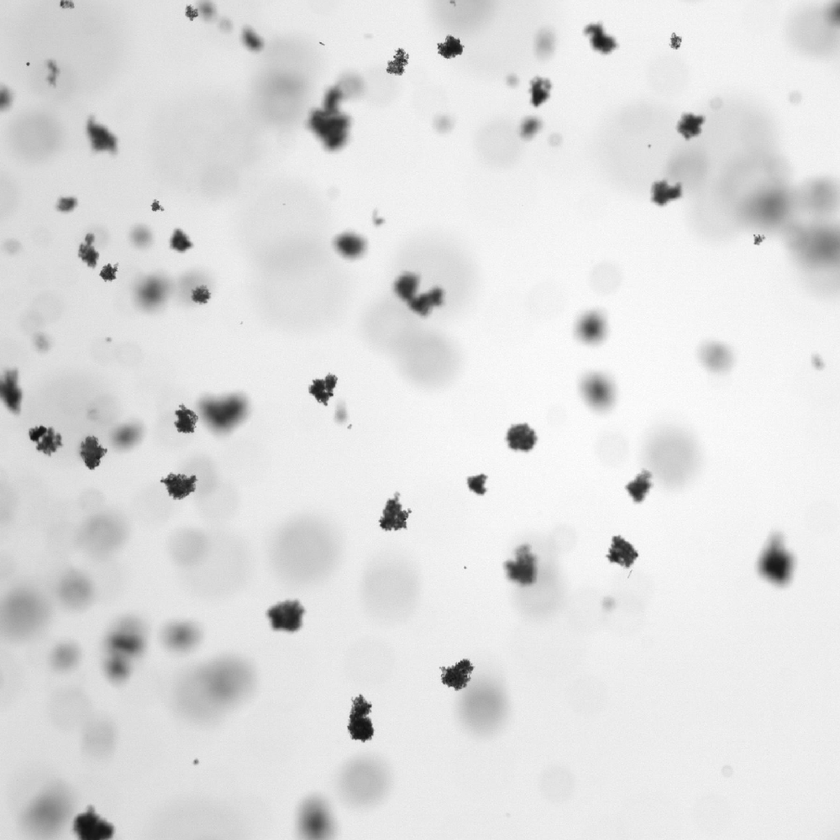
#> input picture safas/data/brightmudflocs.png, 840 x 840 px, shrunk from 1000 x 1000 before the run
$ python imfilter.py   (older library calls are emulated)
#> lines starting #> are read from the running program, lines starting #| are printed output that depends on the picture; after the words box and inside, x2 and y2 are one past the last pixel; in counts of white or black regions, pixels touching at a corner belong together
### safas/data/__init__.py
"""
Load test images.

Note: this is the same loader mechanism used by scikit-image
See: https://github.com/scikit-image/scikit-image/blob/main/skimage/data/__init__.py
"""

# [4 lines of commented-out code are left out]
import pandas as pd

import os
data_dir = os.path.abspath(os.path.dirname(__file__))

__all__ = ['mudflocs']


def _load(f, as_gray=False):
    """Load an image file located in the data directory.

    Args:
        f (str):         File name.
        as_gray (bool):  optional, True if conversion of the image to grayscale is needed.

    Returns:
        (ndarray):       Image loaded from ``safas.data_dir``.
    """
    # importing io is quite slow since it scans all the backends
    # we lazy import it here
    from skimage.io import imread
    return imread(os.path.join(data_dir, f), plugin='pil', as_gray=as_gray)


# [29 lines left out: functions noisy, mudflocs, clayflocs, not called in this run]


def brightmudflocs():
    """fetches brightmudflocs image.

    Returns:
        Gray-level "clayflocs" image. Example image of clay flocs in settling colum.
        Brighter light source w. mean approx. 225 on uint8 scale.
        camera : (1000, 1000, 3) uint8 ndarray
        brightmudflocs image.
    """
    return _load("brightmudflocs.png")
#> in _load, returned value is the input picture: shape (840, 840, 3); min 17, max 255, mean 222.9


# [30 lines left out: functions clearfloc, noisyfloc, por_flocs, not called in this run]

### safas/filters/imfilters_module.py
# -*- coding: utf-8 -*-
"""

filter components that can be used in signal chain

"""

import cv2
from skimage.measure import regionprops
import numpy as np

from safas import data

import matplotlib.pyplot as plt
import matplotlib
matplotlib.use("Qt5Agg")


def focus_filter(labels, img, edge_thresh=30, edge_dist=2, **kwargs):
    """ remove out of focus flocs by combining labels and gradient images """
    grad = cal_grad_img(img, edge_thresh=edge_thresh)
    labels = perim_filter(labels, grad, edge_dist=edge_dist)

    return labels


def perim_filter(labels, grad, edge_dist=5, show=False, **kwargs):
    """ remove out of focus flocs by combining labels and gradient images
    """
    perim = np.zeros_like(labels, dtype=np.uint8)
    perim[labels > 0] = 255
    kernel = np.ones((edge_dist, edge_dist), np.uint8)
    erosion = perim.copy()
    erosion = cv2.erode(erosion, kernel, iterations=1)
    perim -= erosion

    # convet to bool for & operation
    perimb = perim > 0
    gradb = grad > 0

    fmask = perimb & gradb

    # erode flood mask to remove marginally focused
    kernel = np.ones((1, 1), np.uint8)
    fmask_er = fmask.astype(np.uint8).copy() * 255
    fmask_er = cv2.morphologyEx(fmask_er, cv2.MORPH_OPEN, kernel)

    P = regionprops(labels)
    out = np.zeros_like(labels, np.uint8)

    for p in P:
        xy = p.coords
        if fmask_er[xy[:, 0], xy[:, 1]].any():
            out[xy[:, 0], xy[:, 1]] = p.label

    if show:
        f, ax = plt.subplots(1, 3)
        ax[0].imshow(perimb)
        ax[1].imshow(fmask)
        ax[2].imshow(out)

    return out


def cal_grad_img(img, edge_thresh=30):
    # calculate the gradient image
    scale = 1
    delta = 0
    ddepth = cv2.CV_16S

    grad_x = cv2.Sobel(img, ddepth, 1, 0, ksize=3, scale=scale, delta=delta, borderType=cv2.BORDER_DEFAULT)
    grad_y = cv2.Sobel(img, ddepth, 0, 1, ksize=3, scale=scale, delta=delta, borderType=cv2.BORDER_DEFAULT)
    abs_grad_x = cv2.convertScaleAbs(grad_x)
    abs_grad_y = cv2.convertScaleAbs(grad_y)

    grad = cv2.addWeighted(abs_grad_x, 0.5, abs_grad_y, 0.5, 0)
    N, filt = cv2.threshold(grad, edge_thresh, 255, cv2.THRESH_BINARY)
    return filt


def clearedge_filter(labels):
    """ clear objects touching edge """
    x = np.arange(0, labels.shape[1])
    y = np.arange(0, labels.shape[0])

    # values on the edges, these objects will be filled
    vals = np.array(labels[y[0], x])
    vals = np.append(vals, labels[y, x[0]])
    vals = np.append(vals, labels[y, x[-1]])
    vals = np.append(vals, labels[y[-1], x])

    for v in np.unique(vals):
        labels[np.where(labels == v)] = 0
    return labels


def prethresh_filter(img, img_thresh=90, **kwargs):
    """ convert to grayscale, gaussian blur, apply threshold, label
    note: THRESH_BINARY_INV for dark objects in bright field """
    if img.ndim == 3:
        img2 = cv2.cvtColor(img, cv2.COLOR_BGR2GRAY)
    if img.ndim == 2:
        img2 = img.copy()

    img2 = cv2.GaussianBlur(img2, (3, 3), 0)
    ret, thresh = cv2.threshold(img2, img_thresh, 255, cv2.THRESH_BINARY_INV)

    return thresh, img2


# [34 lines left out: function marker_based_watershed, not called in this run]


def add_contours(img, labels, contour_color, contour_thickness=1, **kwargs):
    ret, thresh = cv2.threshold(labels.astype(np.uint8), 1, 255, cv2.THRESH_BINARY)
    contours, hierarchy = cv2.findContours(thresh, cv2.RETR_TREE, cv2.CHAIN_APPROX_SIMPLE)
    contourimg = cv2.drawContours(img, contours, -1, contour_color, contour_thickness)

    return contourimg


# [18 lines that do not run on import are left out]

### safas/filters/sobel_focus/imfilter.py
# -*- coding: utf-8 -*-
"""

"sobel_focus" filter

The sobel operator is used to produce a gradient image that may be used to
filter out-of focus flocs.

Notes:
* the focus and clear edge filters should be optimized.

"""
# import os
# import time
import numpy as np
# import copy
import cv2

import matplotlib.pyplot as plt
from safas import data

from safas.filters.imfilters_module import (focus_filter,
                                            prethresh_filter,
                                            clearedge_filter,
                                            add_contours)

# 2 dict to setup the GUI control
#   values are: [type, [MIN, MAX, DEFAULT]]
define_args = {'img_thresh': [np.int, [0, 255, 120]],
               'edge_thresh': [np.int, [0, 255, 120]],
               'edge_distance': [np.int, [0, 9, 1]],
               'apply_focus_filter': [np.bool, [True, False, True]],
               'apply_clearedge_filter': [np.bool, [True, False, True]],
               'contour_thickness': [np.int, [1, 4, 1]]}


# 3 must have a setup function. keep pattern as some filters require setup.
def setup():
    return None


def imfilter(src,
             img_thresh=100,
             edge_thresh=40,
             edge_distance=2,
             apply_focus_filter=True,
             apply_clearedge_filter=True,
             contour_thickness=1,
             contour_color=(0, 255, 0),
             **kwargs):
    thresh, gray = prethresh_filter(src.copy(), img_thresh)
#> in prethresh_filter, `ret, thresh = cv2.threshold(img2, img_thresh, 255, cv2.THRESH_BINARY_I..`:
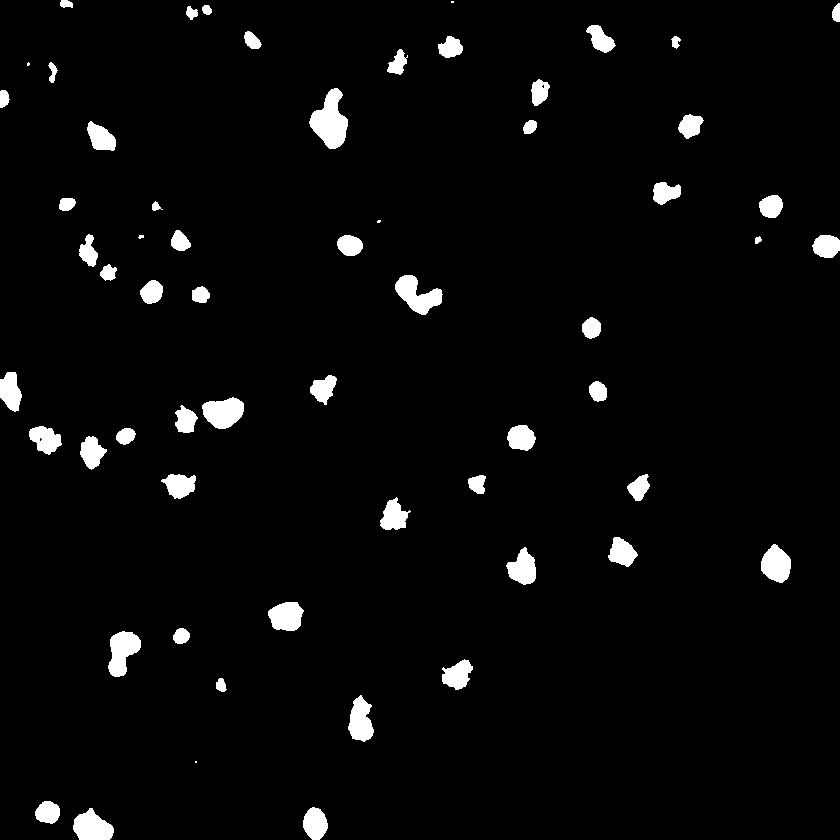
#> thresh: shape (840, 840); 3.4% white; 60 white regions (5 under 20 px), largest, box (x1, y1, x2, y2) and area: (309, 88, 348, 149) 1406, (395, 275, 443, 315) 1012, (108, 631, 141, 677) 967
#> in prethresh_filter, `ret, thresh = cv2.threshold(img2, img_thresh, 255, cv2.THRESH_BINARY_I..`: ret = 150
    ret, labels = cv2.connectedComponents(thresh)
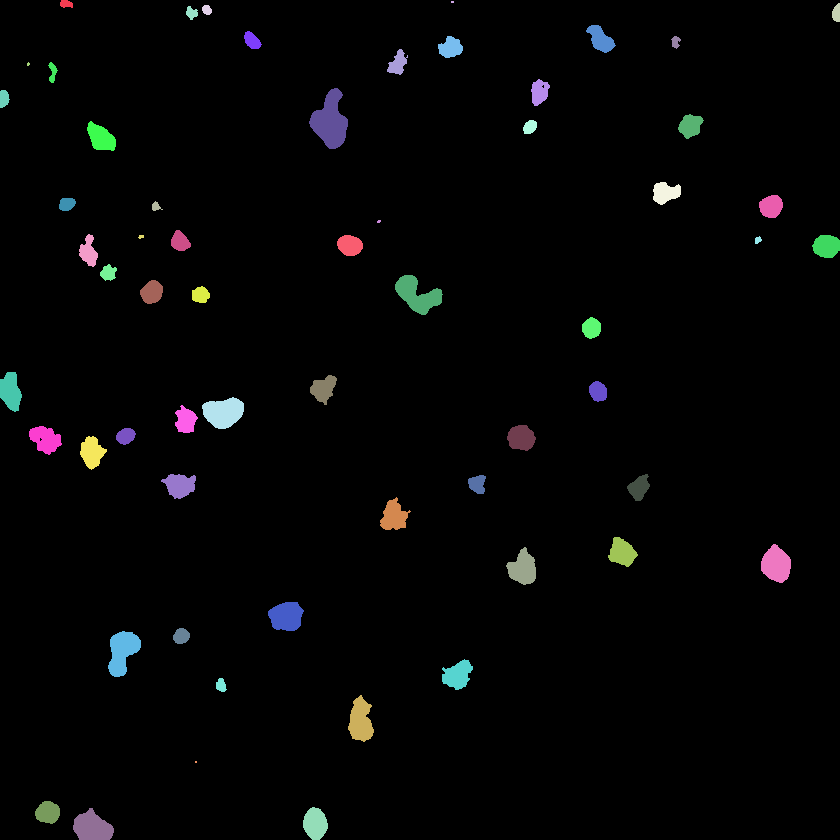
#> labels: shape (840, 840) int32; 61 distinct labels, from 0 to 60; one colour per label, 0 black
#> ret = 61

    if apply_focus_filter:
        labels = focus_filter(labels, gray, edge_thresh)
#> in cal_grad_img, `grad_y = cv2.Sobel(img, ddepth, 0, 1, ksize=3, scale=scale, delta=delt..`:
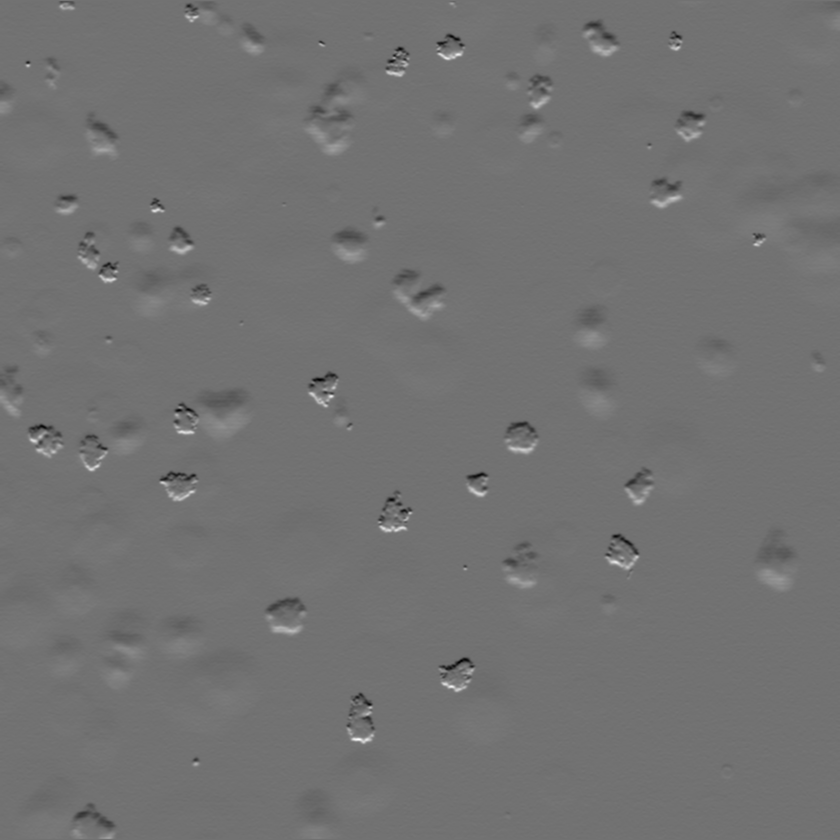
#> grad_y: shape (840, 840) int16; min -419, max 517, mean -0.1; drawn with min black and max white
#> in cal_grad_img, `N, filt = cv2.threshold(grad, edge_thresh, 255, cv2.THRESH_BINARY)`:
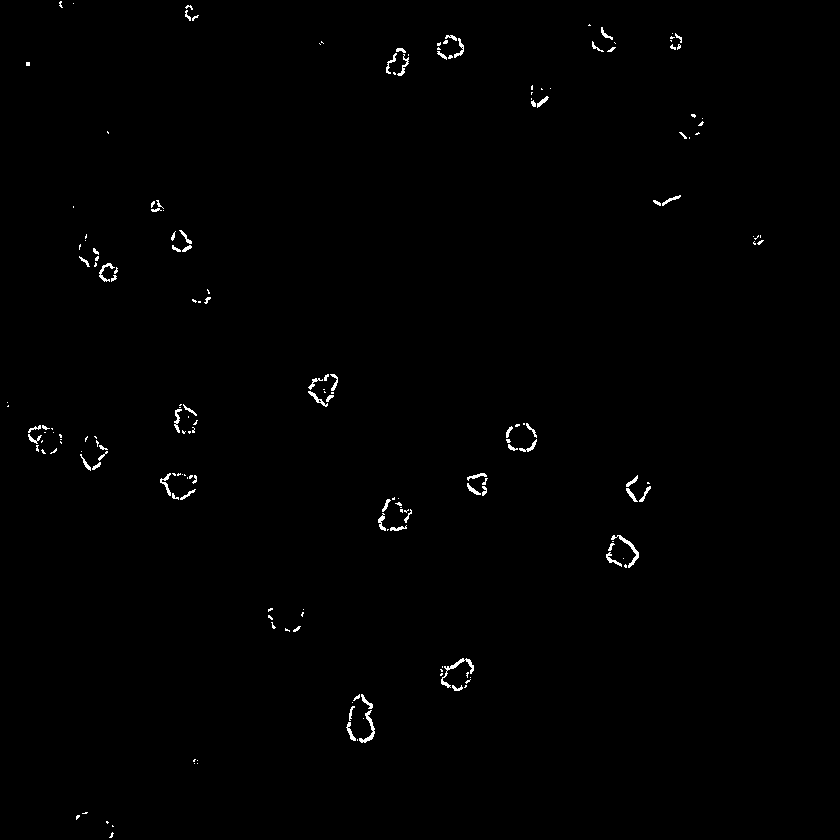
#> filt: shape (840, 840); 0.6% white in thin lines or dots, all inside (x1, y1, x2, y2) = (7, 1, 764, 838)
#> in cal_grad_img, `N, filt = cv2.threshold(grad, edge_thresh, 255, cv2.THRESH_BINARY)`: N = 140
#> in perim_filter, `fmask = perimb & gradb`: fmask: shape (840, 840) bool; 0.12% white in thin lines or dots, all inside (x1, y1, x2, y2) = (7, 1, 761, 827)
#> in perim_filter, `P = regionprops(labels)`: P = 60 regions; largest, box (x1, y1, x2, y2) and area: (309, 88, 348, 149) 1406, (395, 275, 443, 315) 1012, (108, 631, 141, 677) 967, (202, 397, 244, 429) 965, (73, 808, 114, 840) 907
#> the loop in perim_filter, `for p in P:` made 60 passes
#> xy on pass 57: [[761, 195], [761, 196], [762, 195], [762, 196]]

    if apply_clearedge_filter:
        labels = clearedge_filter(labels)
#> in clearedge_filter, `vals = np.array(labels[y[0], x])`: vals = 840 values, max 1 at index 61, min 0 at index 0, mean 0.00833
#> in clearedge_filter, `vals = np.append(vals, labels[y, x[0]])`: vals = 1680 values, max 35 at index 1219, min 0 at index 0, mean 0.4
#> in clearedge_filter, `vals = np.append(vals, labels[y, x[-1]])`: vals = 2520 values, max 35 at index 1219, min 0 at index 0, mean 0.267
#> in clearedge_filter, `vals = np.append(vals, labels[y[-1], x])`: vals = 3360 values, max 60 at index 2599, min 0 at index 0, mean 0.754
#> the loop in clearedge_filter, `for v in np.unique(vals):` made 4 passes
#> v on passes 3 to 4: 35, 60
#> after the loop in clearedge_filter, `for v in np.unique(vals):`:
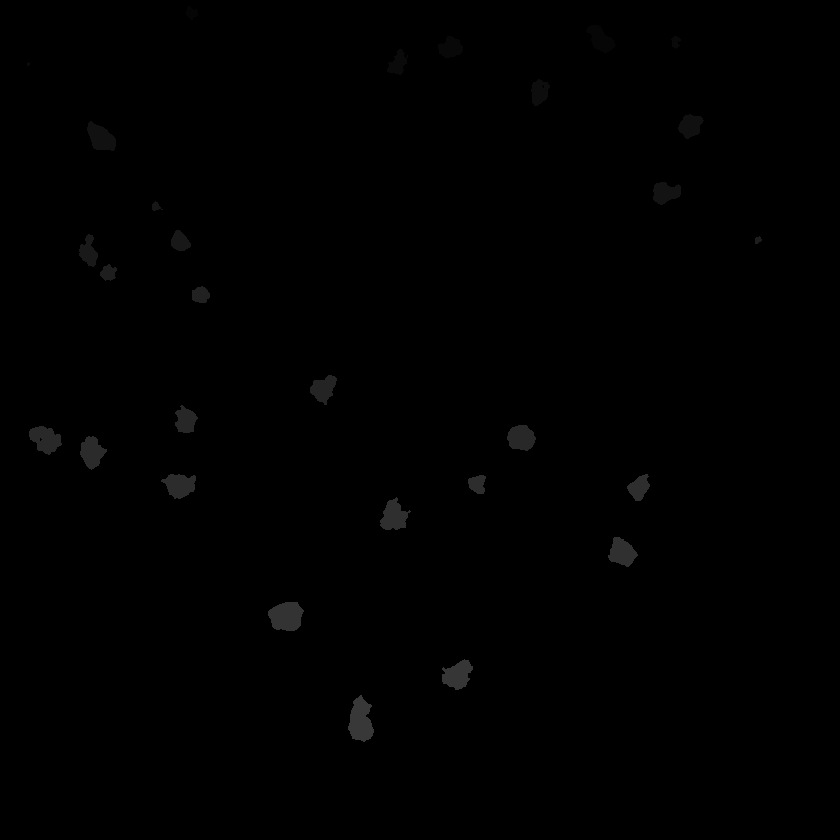
#> labels: shape (840, 840); min 0, max 56, mean 0.6

    contour_img = add_contours(src.copy(), labels,
                               contour_color=contour_color,
                               contour_thickness=contour_thickness)
#> in add_contours, `ret, thresh = cv2.threshold(labels.astype(np.uint8), 1, 255, cv2.THRES..`:
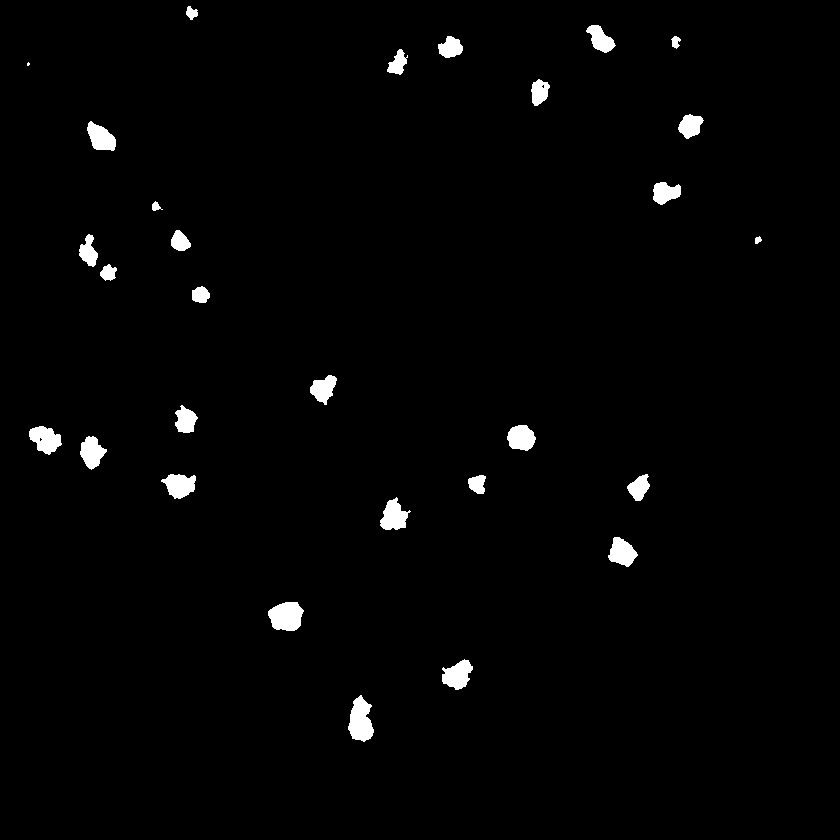
#> thresh: shape (840, 840); 1.7% white; 29 white regions (1 under 20 px)
#> in add_contours, `contours, hierarchy = cv2.findContours(thresh, cv2.RETR_TREE, cv2.CHAI..`: contours = 31 contours, 3 with area under 20; largest, box (x1, y1, x2, y2) and area: (348, 695, 374, 742) 762, (268, 602, 304, 631) 756, (29, 426, 62, 455) 578, (442, 659, 473, 690) 568, (380, 497, 411, 530) 559
    return labels, contour_img


if __name__ == '__main__':
    params = {'img_thresh': 150,
              'edge_thresh': 140,
              'edge_distance': 1,
              'apply_focus_filter': True,
              'apply_clearedge_filter': True,
              }

    img = data.brightmudflocs()
    labels, contour_img = imfilter(img, **params)
    f, ax = plt.subplots(1, 2, dpi=250)
    ax[0].imshow(labels)
    ax[1].imshow(contour_img)
    plt.show()
